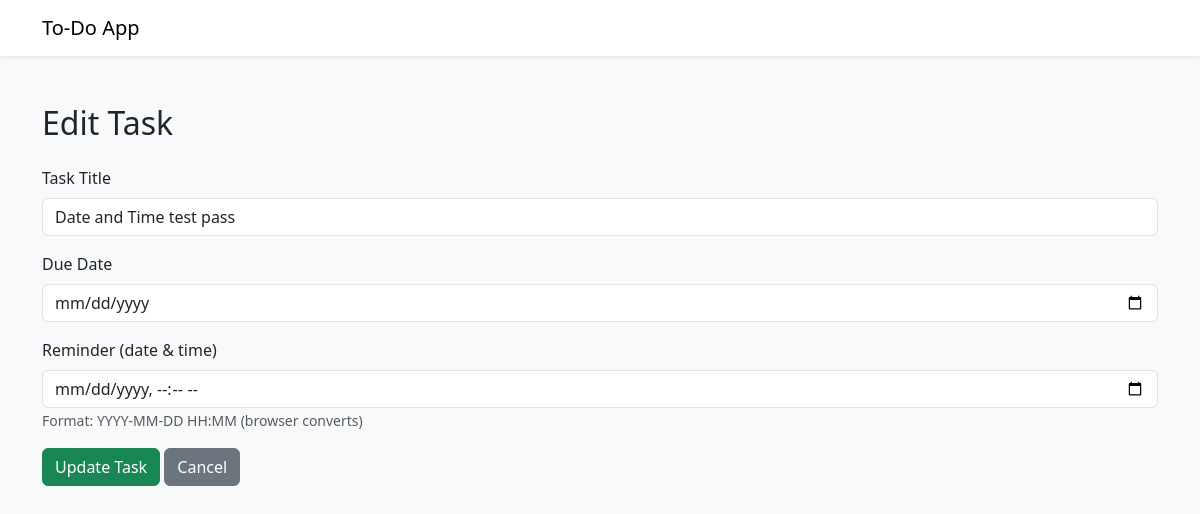
The page /edit/15 on the database as committed earlier.
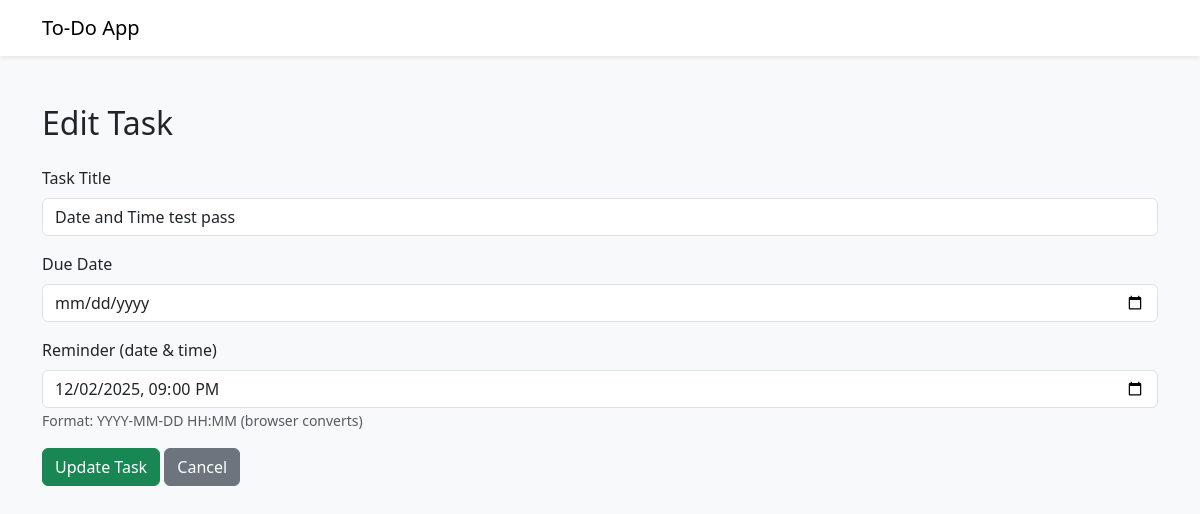
The same page on the database as committed later.
### tables this page shows
CREATE TABLE tasks(
                id INTEGER PRIMARY KEY AUTOINCREMENT,
                title TEXT NOT NULL
        , completed INTEGER DEFAULT 0, due_date TEXT DEFAULT NULL, reminder_at TEXT DEFAULT NULL, reminder_sent TEXT DEFAULT 0);

### app.py (the view)
@app.route("/edit/<int:id>", methods=["POST", "GET"])
def edit_task(id):
    conn = get_db_connection()
    tasks = conn.execute("SELECT * FROM tasks WHERE id = ?", (id,)).fetchone()
    conn.close()
    if tasks is None:
        return "Task not Found", 404
    return render_template("edit.html", task=tasks)

### app.py (called while the page is built)
def get_db_connection():
    conn = sqlite3.connect("task.db")
    conn.row_factory = sqlite3.Row
    return conn

### templates/edit.html
{% extends "base.html" %}
{% block content %}
<h2 class="mb-4">Edit Task</h2>
<form action="{{ url_for('update_task', id=task['id']) }}" method="POST" class="mb-3">
    <div class="mb-3">
        <label class="form-label">Task Title</label>
        <input type="text" name="task" class="form-control" value="{{ task['title'] }}" required>
    </div>
    <div class="mb-3">
        <label class="form-label">Due Date</label>
        <input type="date" name="due_date" value="{{ task['due_date'] or ''}}" class="form-control">
    </div>
    <div class="mb-3">
        <label class="form-label">Reminder (date & time)</label>
        <input type="datetime-local" name="reminder_at"
               value="{% if task['reminder_at'] %}{{ task['reminder_at']|replace(' ', 'T') }}{% endif %}"
               class="form-control">
        <small class="text-muted">Format: YYYY-MM-DD HH:MM (browser converts)</small>
    </div>
    <button class="btn btn-success" type="submit">Update Task</button>
    <a href="{{ url_for('index') }}" class="btn btn-secondary">Cancel</a>
</form>
{% endblock %}

Rows that differ between the two databases and show on the page:
changed tasks "Date and Time test pass": reminder_at (not shown) → "12/02/2025 21:00"
